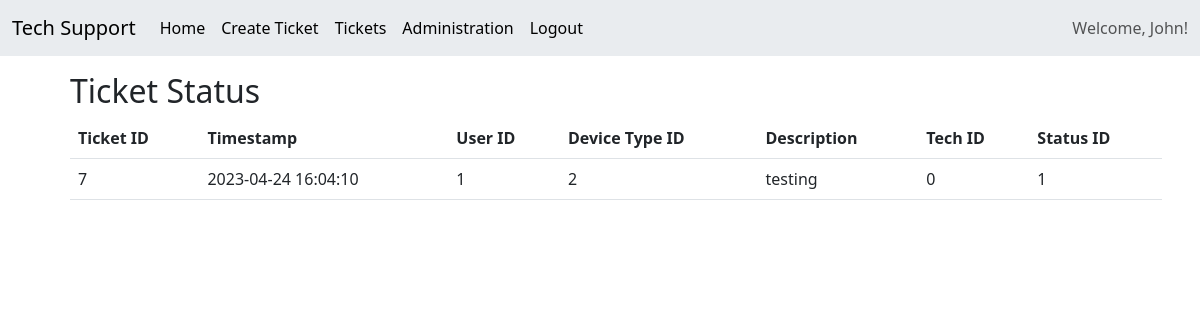
Screenshot of /ticket-status.php (signed in) with the database file from the repository.
### tables this page shows
CREATE TABLE `users` (
  `user_id` int(11) NOT NULL,
  `first_name` varchar(50) NOT NULL,
  `last_name` varchar(50) NOT NULL,
  `email` varchar(50) NOT NULL,
  `password` varchar(50) NOT NULL,
  `phone_number` varchar(15) NOT NULL,
  `user_type` int(11) NOT NULL DEFAULT 1
);

CREATE TABLE `tickets` (
  `ticket_id` int(11) NOT NULL,
  `timestamp` timestamp NOT NULL DEFAULT current_timestamp(),
  `user_id` int(11) NOT NULL,
  `device_type_id` int(11) NOT NULL,
  `description` varchar(500) NOT NULL,
  `tech_id` int(11) NOT NULL,
  `status_id` int(11) NOT NULL DEFAULT 1
);

### dbcontroller.php (the view, shortened to what this page needs)
<?php
    class db {
        private $host = "localhost";
        private $user = "techsupport";
        private $pwd = "supportme";
        private $db = "techsupport";
        public $conn;
        function __construct()
        {
            $this->conn = new mysqli($this->host, $this->user, $this->pwd, $this->db)
            or
            die("There was an error: ".$this->conn->connect_error);
        }
        function showUserTickets($userID)
        {
            $sql = "SELECT * FROM tickets WHERE user_id = ".$userID;
            $result = $this->conn->query($sql);
            if($result->num_rows > 0)
            {
                $this->generateTable($result);
            }
            else
            {
                print("<p>Tickets table is empty.</p>");
            }
        }
        function getUserTypeID($typeName)
        {
            $sql = "SELECT user_type_id from usertypes where user_type = '".$typeName."' LIMIT 1";
            $result = $this->conn->query($sql);
            $userTypeID = $result->fetch_row()[0] ?? false;
            if($userTypeID != false)
            {
                return $userTypeID;
            }
            else
            {
                return "Cannot find type";
            }
        }
        function getUserFullName($userID)
        {
            $sql = "SELECT first_name, last_name from users where user_id = '".$userID."' LIMIT 1";
            $result = $this->conn->query($sql);
            $name = $result->fetch_row()[0] ?? false;
            if($name != false)
            {
                return $name;
            }
            else
            {
                return "Guest";
            }
        }
    function generateTable($data)
    {
        $fields = mysqli_fetch_fields($data);
        $fieldNames = array();
        foreach ($fields as $field)
        {
            array_push($fieldNames, $field->name);
        }
        print(
            "<table class='table'>
            <thead>
            <tr>
        ");
        foreach($fieldNames as $name)
        {
            print("<th scope='col'>".str_replace("Id", "ID", ucwords(str_replace('_', ' ', $name), " "))."</th>");
        }
        print("</tr>
        </thead>
        <tbody>
        ");
        while($row = mysqli_fetch_assoc($data))
        {
            foreach($fieldNames as $name)
            {
                print("<td>".$row[$name]."</td>");
            }
        }
        print("<tbody></table>");
    }
    }
?>

### header.php (shortened to what this page needs)
<!doctype html>
<html lang="en">
    <head>
        <link href="https://cdn.jsdelivr.net/npm/bootstrap@5.3.0-alpha2/dist/css/bootstrap.min.css" rel="stylesheet">
        <link href="https://getbootstrap.com/docs/5.3/assets/css/docs.css" rel="stylesheet">
        <?php
                include "dbcontroller.php";
            ?>
    </head>
    <body>
    <?php
        $db = new db();
    ?>
    <nav class="navbar navbar-expand-lg bg-body-secondary">
        <div class="container-fluid">
            <a class="navbar-brand" href="index.php">Tech Support</a>
            <div class="collapse navbar-collapse" id="menuItems">
                <ul class="navbar-nav me-auto mb2 mb-lg-0">
                    <li class="nav-item">
                        <a class="nav-link active" href="index.php">Home</a>
                    </li>
                    <?php
                        if(isset($_SESSION) && !empty($_SESSION))
                        {
                            echo("
                                <li class='nav-item'>
                                    <a class='nav-link active' href='create-ticket.php'>Create Ticket</a>
                                </li>
                            ");
                            if($_SESSION["userType"] == $db->getUserTypeID("Technician") || $_SESSION["userType"] == $db->getUserTypeID("Manager"))
                            {
                                echo("
                                    <li class='nav-item'>
                                        <a class='nav-link active' href='tickets.php'>Tickets</a>
                                    </li>
                                ");
                            }
                            if($_SESSION["userType"] == $db->getUserTypeID("Manager"))
                            {
                                echo("
                                    <li class='nav-item'>
                                        <a class='nav-link active' href='administration.php'>Administration</a>
                                    </li>
                                ");
                            }
                            echo("
                                <li class='nav-item'>
                                    <a class='nav-link active' href='logout.php'>Logout</a>
                                </li>
                            ");
                        }
                    ?>
                </ul>
                <?php
                    if(isset($_SESSION) && !empty($_SESSION)){
                        echo("
                            <span class='navbar-text'>
                                Welcome, ".$db->getUserFullName($_SESSION['userID'])."!
                            </span>
                        ");
                    }
                ?>
            </div>
        </div>
    </nav>
    <div class="container">

### rows the page displays
users: first_name "John"
tickets: ticket_id "7", timestamp "2023-04-24 16:04:10", user "1", device_type "2", description "testing", tech "0", status "1"

### other values shown
str_replace("Id", "ID", ucwords(str_replace('_', ' ', $name), " ")) "Ticket ID"
str_replace("Id", "ID", ucwords(str_replace('_', ' ', $name), " ")) "Timestamp"
str_replace("Id", "ID", ucwords(str_replace('_', ' ', $name), " ")) "User ID"
str_replace("Id", "ID", ucwords(str_replace('_', ' ', $name), " ")) "Device Type ID"
str_replace("Id", "ID", ucwords(str_replace('_', ' ', $name), " ")) "Description"
str_replace("Id", "ID", ucwords(str_replace('_', ' ', $name), " ")) "Tech ID"
str_replace("Id", "ID", ucwords(str_replace('_', ' ', $name), " ")) "Status ID"
